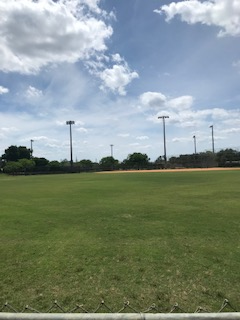
#> input picture IMG_3595.jpg, 240 x 320 px
$ python imageStitch.py
#> lines starting #> are read from the running program, lines starting #| are printed output that depends on the picture
import numpy as np
import cv2
import matplotlib.pyplot as plt

imgA = cv2.imread('IMG_3595.jpg')
#> imgA is the input picture: shape (320, 240, 3); mean B, G, R 130.8, 141.3, 128.4
img1 = cv2.cvtColor(imgA, cv2.COLOR_BGR2GRAY)
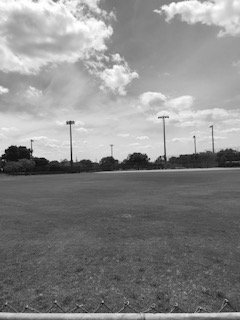
#> img1: shape (320, 240); min 2, max 255, mean 136.2

imgB = cv2.imread('IMG_3597.jpg')
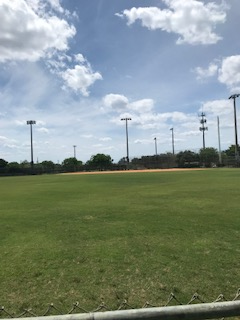
#> input picture IMG_3597.jpg, 240 x 320 px
#> imgB is the input picture: shape (320, 240, 3); mean B, G, R 131.4, 141.5, 128.8
img2 = cv2.cvtColor(imgB, cv2.COLOR_BGR2GRAY)
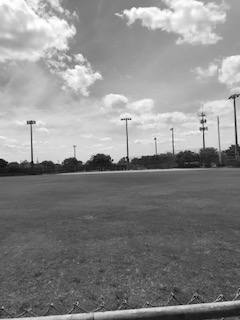
#> img2: shape (320, 240); min 1, max 255, mean 136.5

MAX_FEATURES = 500
GOOD_MATCH_PERCENT = 0.2

orb = cv2.ORB_create(MAX_FEATURES)

kp1, des1 = orb.detectAndCompute(img1, None)
#> kp1 = 400 keypoints; strongest (x, y, size): (71, 159, 31), (69, 123, 31), (32, 154, 31), (68, 158, 31)
kp2, des2 = orb.detectAndCompute(img2, None)
#> kp2 = 386 keypoints; strongest (x, y, size): (32, 162, 31), (125, 155, 31), (34, 162, 31), (125, 159, 31)

imgA2 = np.zeros(shape=[img1.shape[0], img1.shape[1], 3], dtype=np.uint8)
cv2.drawKeypoints(imgA, kp1, imgA2, color=(0, 255, 0), flags=0)
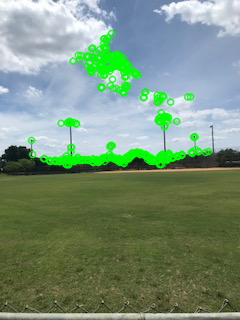
#> imgA2: shape (320, 240, 3); mean B, G, R 121.8, 145.6, 120.8

imgB2 = np.zeros(shape=[img2.shape[0], img2.shape[1], 3], dtype=np.uint8)
cv2.drawKeypoints(imgB, kp2, imgB2, color=(0, 255, 0), flags=0)
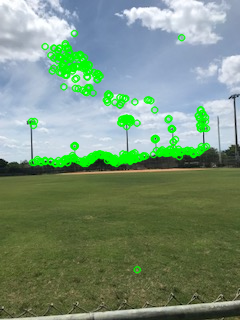
#> imgB2: shape (320, 240, 3); mean B, G, R 121.9, 145.9, 120.6

# Match features.
matcher = cv2.DescriptorMatcher_create(cv2.DescriptorMatcher_BRUTEFORCE_HAMMING)
matches = matcher.match(des1, des2, None)
#> matches = 400 matches

# Sort matches by score
#> (the run stopped early here; a loop or call above may not have finished)
